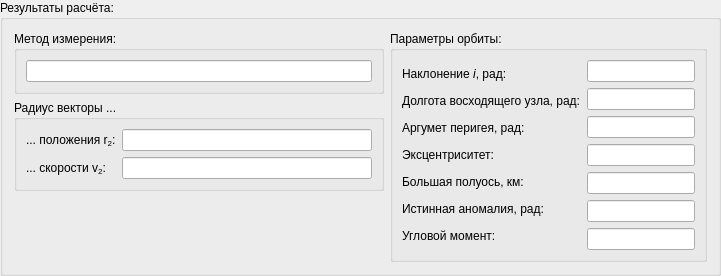
         <widget class="QGroupBox" name="resultsGroupBox">
          <property name="sizePolicy">
           <sizepolicy hsizetype="Expanding" vsizetype="Fixed">
            <horstretch>0</horstretch>
            <verstretch>0</verstretch>
           </sizepolicy>
          </property>
          <property name="minimumSize">
           <size>
            <width>0</width>
            <height>0</height>
           </size>
          </property>
          <property name="title">
           <string>Результаты расчёта:</string>
          </property>
          <layout class="QHBoxLayout" name="horizontalLayout_23">
           <item>
            <layout class="QVBoxLayout" name="verticalLayout_26">
             <item>
              <widget class="QGroupBox" name="methodNameGroupBox">
               <property name="title">
                <string>Метод измерения:</string>
               </property>
               <layout class="QVBoxLayout" name="verticalLayout_27">
                <item>
                 <widget class="QLineEdit" name="methodNameLineEdit">
                  <property name="readOnly">
                   <bool>true</bool>
                  </property>
                 </widget>
                </item>
               </layout>
              </widget>
             </item>
             <item>
              <layout class="QVBoxLayout" name="verticalLayout_24">
               <item>
                <widget class="QGroupBox" name="radiusVectorsGroupBox">
                 <property name="sizePolicy">
                  <sizepolicy hsizetype="Expanding" vsizetype="Fixed">
                   <horstretch>0</horstretch>
                   <verstretch>0</verstretch>
                  </sizepolicy>
                 </property>
                 <property name="title">
                  <string>Радиус векторы ...</string>
                 </property>
                 <layout class="QVBoxLayout" name="verticalLayout_12">
                  <item>
                   <layout class="QHBoxLayout" name="horizontalLayout_18">
                    <item>
                     <widget class="QLabel" name="r_2Label">
                      <property name="sizePolicy">
                       <sizepolicy hsizetype="Expanding" vsizetype="Fixed">
                        <horstretch>0</horstretch>
                        <verstretch>0</verstretch>
                       </sizepolicy>
                      </property>
                      <property name="text">
                       <string>&lt;html&gt;&lt;head/&gt;&lt;body&gt;&lt;p&gt;... положения r&lt;span style=&quot; vertical-align:sub;&quot;&gt;2&lt;/span&gt;:&lt;/p&gt;&lt;/body&gt;&lt;/html&gt;</string>
                      </property>
                     </widget>
                    </item>
                    <item>
                     <widget class="QLineEdit" name="r_2LineEdit">
                      <property name="minimumSize">
                       <size>
                        <width>250</width>
                        <height>0</height>
                       </size>
                      </property>
                      <property name="readOnly">
                       <bool>true</bool>
                      </property>
                     </widget>
                    </item>
                   </layout>
                  </item>
                  <item>
                   <layout class="QHBoxLayout" name="horizontalLayout_17">
                    <item>
                     <widget class="QLabel" name="v_2Label">
                      <property name="sizePolicy">
                       <sizepolicy hsizetype="Expanding" vsizetype="Fixed">
                        <horstretch>0</horstretch>
                        <verstretch>0</verstretch>
                       </sizepolicy>
                      </property>
                      <property name="text">
                       <string>&lt;html&gt;&lt;head/&gt;&lt;body&gt;&lt;p&gt;... скорости v&lt;span style=&quot; vertical-align:sub;&quot;&gt;2&lt;/span&gt;:&lt;/p&gt;&lt;/body&gt;&lt;/html&gt;</string>
                      </property>
                     </widget>
                    </item>
                    <item>
                     <widget class="QLineEdit" name="v_2LineEdit">
                      <property name="minimumSize">
                       <size>
                        <width>250</width>
                        <height>0</height>
                       </size>
                      </property>
                      <property name="readOnly">
                       <bool>true</bool>
                      </property>
                     </widget>
                    </item>
                   </layout>
                  </item>
                 </layout>
                </widget>
               </item>
               <item>
                <spacer name="verticalSpacer_3">
                 <property name="orientation">
                  <enum>Qt::Vertical</enum>
                 </property>
                 <property name="sizeHint" stdset="0">
                  <size>
                   <width>20</width>
                   <height>40</height>
                  </size>
                 </property>
                </spacer>
               </item>
              </layout>
             </item>
            </layout>
           </item>
           <item>
            <widget class="QGroupBox" name="outputOrbitalParametersGroupBox">
             <property name="title">
              <string>Параметры орбиты:</string>
             </property>
             <layout class="QVBoxLayout" name="verticalLayout_23">
              <item>
               <layout class="QHBoxLayout" name="horizontalLayout_19">
                <item>
                 <layout class="QVBoxLayout" name="verticalLayout_14">
                  <item>
                   <widget class="QLabel" name="inclinationLabel">
                    <property name="sizePolicy">
                     <sizepolicy hsizetype="Expanding" vsizetype="Fixed">
                      <horstretch>0</horstretch>
                      <verstretch>0</verstretch>
                     </sizepolicy>
                    </property>
                    <property name="text">
                     <string>&lt;html&gt;&lt;head/&gt;&lt;body&gt;&lt;p&gt;Наклонение &lt;span style=&quot; font-style:italic;&quot;&gt;i&lt;/span&gt;, рад:&lt;/p&gt;&lt;/body&gt;&lt;/html&gt;</string>
                    </property>
                   </widget>
                  </item>
                  <item>
                   <widget class="QLabel" name="ascentionOfTheAscendingNodeLabel">
                    <property name="sizePolicy">
                     <sizepolicy hsizetype="Expanding" vsizetype="Fixed">
                      <horstretch>0</horstretch>
                      <verstretch>0</verstretch>
                     </sizepolicy>
                    </property>
                    <property name="text">
                     <string>&lt;html&gt;&lt;head/&gt;&lt;body&gt;&lt;p&gt;Долгота восходящего узла, рад:&lt;/p&gt;&lt;/body&gt;&lt;/html&gt;</string>
                    </property>
                   </widget>
                  </item>
                  <item>
                   <widget class="QLabel" name="argumentOfPerigeeLabel">
                    <property name="sizePolicy">
                     <sizepolicy hsizetype="Expanding" vsizetype="Fixed">
                      <horstretch>0</horstretch>
                      <verstretch>0</verstretch>
                     </sizepolicy>
                    </property>
                    <property name="text">
                     <string>Аргумет перигея, рад:</string>
                    </property>
                   </widget>
                  </item>
                  <item>
                   <widget class="QLabel" name="eccentricityLabel">
                    <property name="sizePolicy">
                     <sizepolicy hsizetype="Expanding" vsizetype="Fixed">
                      <horstretch>0</horstretch>
                      <verstretch>0</verstretch>
                     </sizepolicy>
                    </property>
                    <property name="text">
                     <string>Эксцентриситет:</string>
                    </property>
                   </widget>
                  </item>
                  <item>
                   <widget class="QLabel" name="largeSemiaxisLabel">
                    <property name="sizePolicy">
                     <sizepolicy hsizetype="Expanding" vsizetype="Fixed">
                      <horstretch>0</horstretch>
                      <verstretch>0</verstretch>
                     </sizepolicy>
                    </property>
                    <property name="text">
                     <string>Большая полуось, км:</string>
                    </property>
                   </widget>
                  </item>
                  <item>
                   <widget class="QLabel" name="trueAnomalyLabel">
                    <property name="sizePolicy">
                     <sizepolicy hsizetype="Expanding" vsizetype="Fixed">
                      <horstretch>0</horstretch>
                      <verstretch>0</verstretch>
                     </sizepolicy>
                    </property>
                    <property name="text">
                     <string>Истинная аномалия, рад:</string>
                    </property>
                   </widget>
                  </item>
                  <item>
                   <widget class="QLabel" name="angularMomentumLabel">
                    <property name="sizePolicy">
                     <sizepolicy hsizetype="Expanding" vsizetype="Fixed">
                      <horstretch>0</horstretch>
                      <verstretch>0</verstretch>
                     </sizepolicy>
                    </property>
                    <property name="text">
                     <string>Угловой момент:</string>
                    </property>
                   </widget>
                  </item>
                 </layout>
                </item>
                <item>
                 <layout class="QVBoxLayout" name="verticalLayout_15">
                  <item>
                   <widget class="QLineEdit" name="inclinationLineEdit">
                    <property name="readOnly">
                     <bool>true</bool>
                    </property>
                   </widget>
                  </item>
                  <item>
                   <widget class="QLineEdit" name="rightAscentionOfTheAscendingNodeLineEdit">
                    <property name="readOnly">
                     <bool>true</bool>
                    </property>
                   </widget>
                  </item>
                  <item>
                   <widget class="QLineEdit" name="argumentOfPerigeeLineEdit">
                    <property name="readOnly">
                     <bool>true</bool>
                    </property>
                   </widget>
                  </item>
                  <item>
                   <widget class="QLineEdit" name="eccentricityLineEdit">
                    <property name="readOnly">
                     <bool>true</bool>
                    </property>
                   </widget>
                  </item>
                  <item>
                   <widget class="QLineEdit" name="largeSemiaxisLineEdit">
                    <property name="readOnly">
                     <bool>true</bool>
                    </property>
                   </widget>
                  </item>
                  <item>
                   <widget class="QLineEdit" name="trueAnomalyLineEdit">
                    <property name="readOnly">
                     <bool>true</bool>
                    </property>
                   </widget>
                  </item>
                  <item>
                   <widget class="QLineEdit" name="angularMomentumLineEdit">
                    <property name="readOnly">
                     <bool>true</bool>
                    </property>
                   </widget>
                  </item>
                 </layout>
                </item>
               </layout>
              </item>
             </layout>
            </widget>
           </item>
          </layout>
         </widget>
